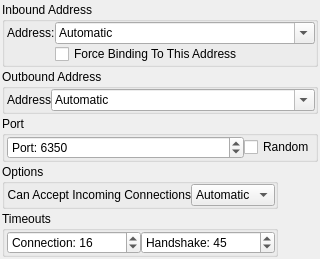
     <widget class="QWidget" name="pageConnection">
      <layout class="QGridLayout" name="gridLayout_25">
       <property name="margin">
        <number>2</number>
       </property>
       <property name="spacing">
        <number>2</number>
       </property>
       <item row="0" column="0">
        <widget class="QGroupBox" name="groupBoxInbound">
         <property name="maximumSize">
          <size>
           <width>16777215</width>
           <height>16777215</height>
          </size>
         </property>
         <property name="title">
          <string>Inbound Address</string>
         </property>
         <layout class="QGridLayout" name="gridLayout_19">
          <property name="leftMargin">
           <number>2</number>
          </property>
          <property name="topMargin">
           <number>0</number>
          </property>
          <property name="rightMargin">
           <number>0</number>
          </property>
          <property name="bottomMargin">
           <number>0</number>
          </property>
          <property name="spacing">
           <number>0</number>
          </property>
          <item row="0" column="0">
           <layout class="QGridLayout" name="gridLayout_17">
            <item row="0" column="0">
             <widget class="QLabel" name="labelInboundAddress">
              <property name="text">
               <string>Address:</string>
              </property>
              <property name="buddy">
               <cstring>comboBoxInboundAddress</cstring>
              </property>
             </widget>
            </item>
            <item row="0" column="1">
             <widget class="QComboBox" name="comboBoxInboundAddress">
              <property name="sizePolicy">
               <sizepolicy hsizetype="MinimumExpanding" vsizetype="Fixed">
                <horstretch>0</horstretch>
                <verstretch>0</verstretch>
               </sizepolicy>
              </property>
              <property name="editable">
               <bool>true</bool>
              </property>
              <property name="maxVisibleItems">
               <number>10</number>
              </property>
              <property name="insertPolicy">
               <enum>QComboBox::InsertAlphabetically</enum>
              </property>
              <item>
               <property name="text">
                <string>Automatic</string>
               </property>
              </item>
             </widget>
            </item>
            <item row="2" column="1">
             <widget class="QCheckBox" name="checkBoxForceBindingAddress">
              <property name="text">
               <string>Force Binding To This Address</string>
              </property>
             </widget>
            </item>
           </layout>
          </item>
         </layout>
        </widget>
       </item>
       <item row="2" column="0">
        <widget class="QGroupBox" name="groupBoxOutbound">
         <property name="maximumSize">
          <size>
           <width>16777215</width>
           <height>16777215</height>
          </size>
         </property>
         <property name="title">
          <string>Outbound Address</string>
         </property>
         <layout class="QGridLayout" name="gridLayout_48">
          <property name="leftMargin">
           <number>2</number>
          </property>
          <property name="topMargin">
           <number>0</number>
          </property>
          <property name="rightMargin">
           <number>0</number>
          </property>
          <property name="bottomMargin">
           <number>0</number>
          </property>
          <property name="spacing">
           <number>0</number>
          </property>
          <item row="0" column="0">
           <layout class="QGridLayout" name="gridLayout_20">
            <item row="0" column="0">
             <widget class="QLabel" name="labelOutboundAddress">
              <property name="text">
               <string>Address</string>
              </property>
              <property name="buddy">
               <cstring>comboBoxOutboundAddress</cstring>
              </property>
             </widget>
            </item>
            <item row="0" column="1">
             <widget class="QComboBox" name="comboBoxOutboundAddress">
              <property name="sizePolicy">
               <sizepolicy hsizetype="MinimumExpanding" vsizetype="Fixed">
                <horstretch>0</horstretch>
                <verstretch>0</verstretch>
               </sizepolicy>
              </property>
              <property name="editable">
               <bool>true</bool>
              </property>
              <property name="insertPolicy">
               <enum>QComboBox::InsertAlphabetically</enum>
              </property>
              <item>
               <property name="text">
                <string>Automatic</string>
               </property>
              </item>
             </widget>
            </item>
           </layout>
          </item>
         </layout>
        </widget>
       </item>
       <item row="4" column="0">
        <layout class="QGridLayout" name="gridLayout_16">
         <item row="0" column="0">
          <widget class="QGroupBox" name="groupBoxConnectionOptions">
           <property name="maximumSize">
            <size>
             <width>16777215</width>
             <height>16777215</height>
            </size>
           </property>
           <property name="title">
            <string>Options</string>
           </property>
           <layout class="QGridLayout" name="gridLayout_51">
            <property name="leftMargin">
             <number>2</number>
            </property>
            <property name="topMargin">
             <number>0</number>
            </property>
            <property name="rightMargin">
             <number>0</number>
            </property>
            <property name="bottomMargin">
             <number>0</number>
            </property>
            <property name="spacing">
             <number>0</number>
            </property>
            <item row="0" column="0">
             <layout class="QGridLayout" name="gridLayout_50">
              <item row="0" column="0">
               <widget class="QLabel" name="labelAcceptIncoming">
                <property name="text">
                 <string>Can Accept Incoming Connections</string>
                </property>
                <property name="alignment">
                 <set>Qt::AlignRight|Qt::AlignTrailing|Qt::AlignVCenter</set>
                </property>
                <property name="buddy">
                 <cstring>comboBoxAcceptIncoming</cstring>
                </property>
               </widget>
              </item>
              <item row="0" column="1">
               <widget class="QComboBox" name="comboBoxAcceptIncoming">
                <item>
                 <property name="text">
                  <string>Automatic</string>
                 </property>
                </item>
                <item>
                 <property name="text">
                  <string>No</string>
                 </property>
                </item>
                <item>
                 <property name="text">
                  <string>Yes</string>
                 </property>
                </item>
               </widget>
              </item>
             </layout>
            </item>
           </layout>
          </widget>
         </item>
         <item row="1" column="0">
          <widget class="QGroupBox" name="groupBoxConnectionTimeouts">
           <property name="title">
            <string>Timeouts</string>
           </property>
           <layout class="QGridLayout" name="gridLayout_53">
            <property name="leftMargin">
             <number>2</number>
            </property>
            <property name="topMargin">
             <number>0</number>
            </property>
            <property name="rightMargin">
             <number>0</number>
            </property>
            <property name="bottomMargin">
             <number>0</number>
            </property>
            <property name="spacing">
             <number>0</number>
            </property>
            <item row="0" column="0">
             <layout class="QGridLayout" name="gridLayout_52">
              <item row="0" column="0">
               <widget class="QSpinBox" name="spinBoxConnectionTimeout">
                <property name="prefix">
                 <string>Connection: </string>
                </property>
                <property name="minimum">
                 <number>1</number>
                </property>
                <property name="maximum">
                 <number>480</number>
                </property>
                <property name="value">
                 <number>16</number>
                </property>
               </widget>
              </item>
              <item row="0" column="1">
               <widget class="QSpinBox" name="spinBoxHandshakeTimeout">
                <property name="prefix">
                 <string>Handshake: </string>
                </property>
                <property name="minimum">
                 <number>1</number>
                </property>
                <property name="maximum">
                 <number>480</number>
                </property>
                <property name="value">
                 <number>45</number>
                </property>
               </widget>
              </item>
             </layout>
            </item>
           </layout>
          </widget>
         </item>
         <item row="1" column="1">
          <spacer name="horizontalSpacer_3">
           <property name="orientation">
            <enum>Qt::Horizontal</enum>
           </property>
           <property name="sizeHint" stdset="0">
            <size>
             <width>40</width>
             <height>20</height>
            </size>
           </property>
          </spacer>
         </item>
        </layout>
       </item>
       <item row="3" column="0">
        <widget class="QGroupBox" name="groupBoxPort">
         <property name="title">
          <string>Port</string>
         </property>
         <layout class="QGridLayout" name="gridLayout_86">
          <property name="leftMargin">
           <number>2</number>
          </property>
          <property name="topMargin">
           <number>0</number>
          </property>
          <property name="rightMargin">
           <number>0</number>
          </property>
          <property name="bottomMargin">
           <number>0</number>
          </property>
          <property name="spacing">
           <number>0</number>
          </property>
          <item row="0" column="0">
           <layout class="QGridLayout" name="gridLayout_18">
            <item row="0" column="1">
             <widget class="QCheckBox" name="checkBoxRandomPort">
              <property name="text">
               <string>Random</string>
              </property>
             </widget>
            </item>
            <item row="0" column="0">
             <widget class="QSpinBox" name="spinBoxQuazaaPort">
              <property name="sizePolicy">
               <sizepolicy hsizetype="MinimumExpanding" vsizetype="Fixed">
                <horstretch>0</horstretch>
                <verstretch>0</verstretch>
               </sizepolicy>
              </property>
              <property name="prefix">
               <string>Port: </string>
              </property>
              <property name="minimum">
               <number>1024</number>
              </property>
              <property name="maximum">
               <number>49151</number>
              </property>
              <property name="value">
               <number>6350</number>
              </property>
             </widget>
            </item>
           </layout>
          </item>
         </layout>
         <zorder></zorder>
        </widget>
       </item>
      </layout>
     </widget>
